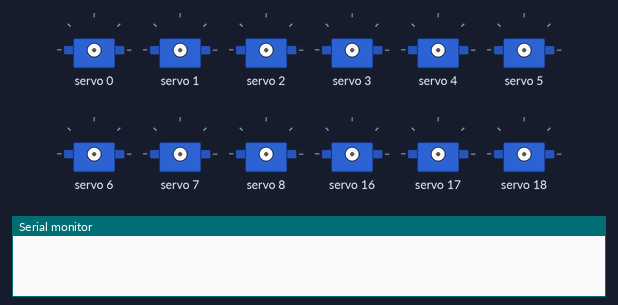
Bench run of a sketch on a simulated Arduino Uno, built with avr-gcc and run on an emulated ATmega328P. Parts: 12 × servo, the last lines printed to the serial monitor.

Above: at 0.1 s.
At 3.4 s:
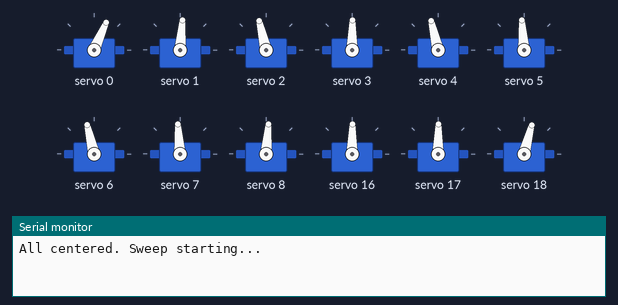
At 10.8 s:
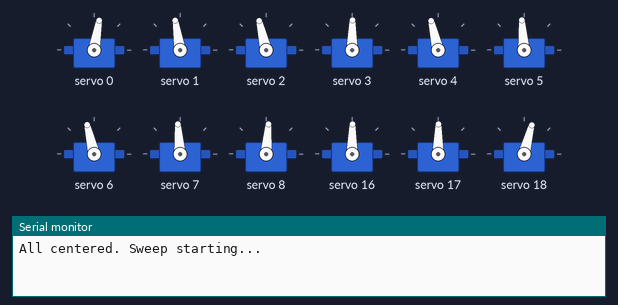
At 14.0 s:
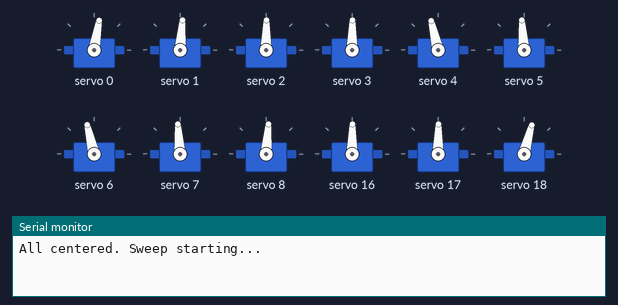
At 20.3 s:
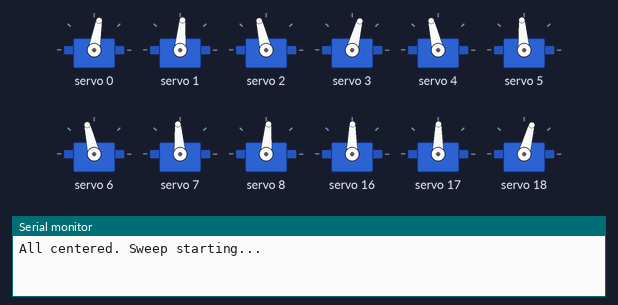
At 37.2 s:
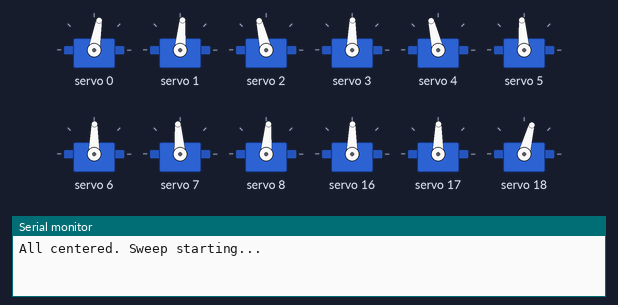
Timing chart, 0 to 40.0 s (numbered marks = the images above):
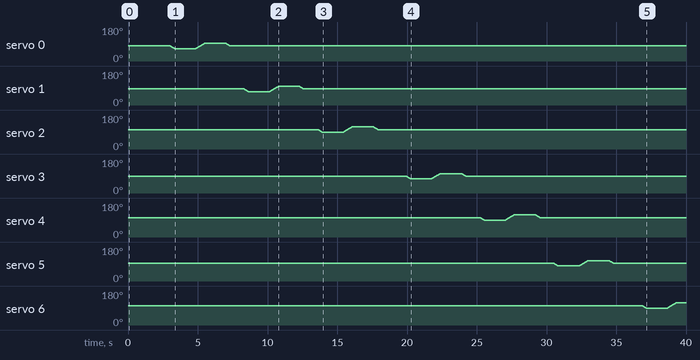

The sketch:

hexapod_sweep.ino
```cpp
// Hexapod Sweep All 6 Legs - runs on Arduino, no serial dependency
// Sweeps each servo center-60 -> center+60 -> center, then next
// Re-centers all on any reset

#include <Wire.h>
#include <Adafruit_PWMServoDriver.h>

Adafruit_PWMServoDriver pca1 = Adafruit_PWMServoDriver(0x40);
Adafruit_PWMServoDriver pca2 = Adafruit_PWMServoDriver(0x41);

#define SERVO_FREQ 50

int centers[18] = {
  280, 290, 330,  // L1
  300, 330, 310,  // L2
  330, 310, 290,  // L3
  300, 300, 270,  // L4
  260, 230, 320,  // L5
  280, 250, 300   // L6
};

int curPos[18];

void setServo(int s, int val) {
  if (s < 9) pca1.setPWM(s, 0, val);
  else pca2.setPWM(s - 9, 0, val);
}

void slowMove(int s, int target) {
  if (target < 100) target = 100;
  if (target > 480) target = 480;
  int step = (target > curPos[s]) ? 1 : -1;
  while (curPos[s] != target) {
    curPos[s] += step;
    setServo(s, curPos[s]);
    delay(10);
  }
}

void centerAll() {
  for (int i = 0; i < 18; i++) {
    curPos[i] = centers[i];
    setServo(i, centers[i]);
  }
}

void setup() {
  Serial.begin(9600);
  delay(1000);
  pca1.begin();
  pca1.setPWMFreq(SERVO_FREQ);
  delay(10);
  pca2.begin();
  pca2.setPWMFreq(SERVO_FREQ);
  delay(10);

  centerAll();
  Serial.println("All centered. Sweep starting...");
  delay(2000);

  // Sweep leg by leg, re-init PCA and re-center all after each leg
  for (int leg = 0; leg < 6; leg++) {
    int base = leg * 3;
    for (int j = 0; j < 3; j++) {
      int s = base + j;
      int c = centers[s];
      slowMove(s, c - 30);
      delay(1500);
      slowMove(s, c + 30);
      delay(1500);
      slowMove(s, c);
      delay(1000);
    }
    // Re-init PCA and re-center all after each leg
    pca1.begin();
    pca1.setPWMFreq(SERVO_FREQ);
    delay(10);
    pca2.begin();
    pca2.setPWMFreq(SERVO_FREQ);
    delay(10);
    centerAll();
    delay(1000);
  }

  Serial.println("Sweep done. All at center.");
}

void loop() {
  // Stay centered, do nothing
}
```
